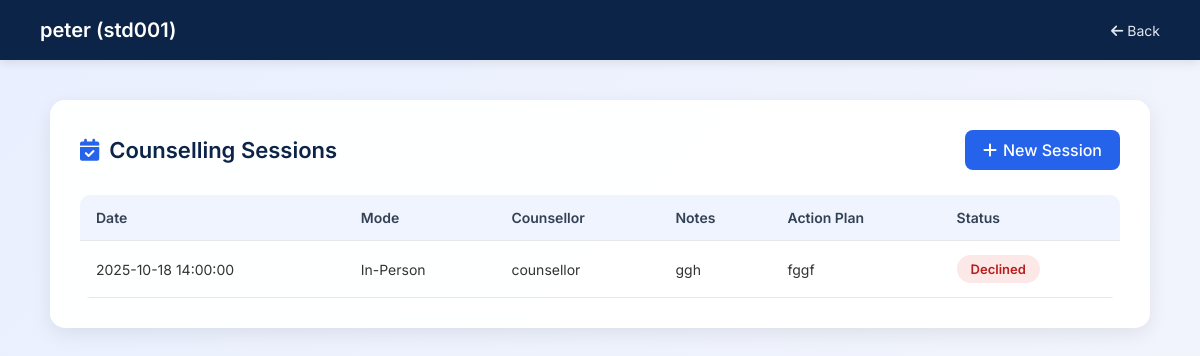
Before: /view_sessions.php?student_id=10 (signed in) with the older database file.
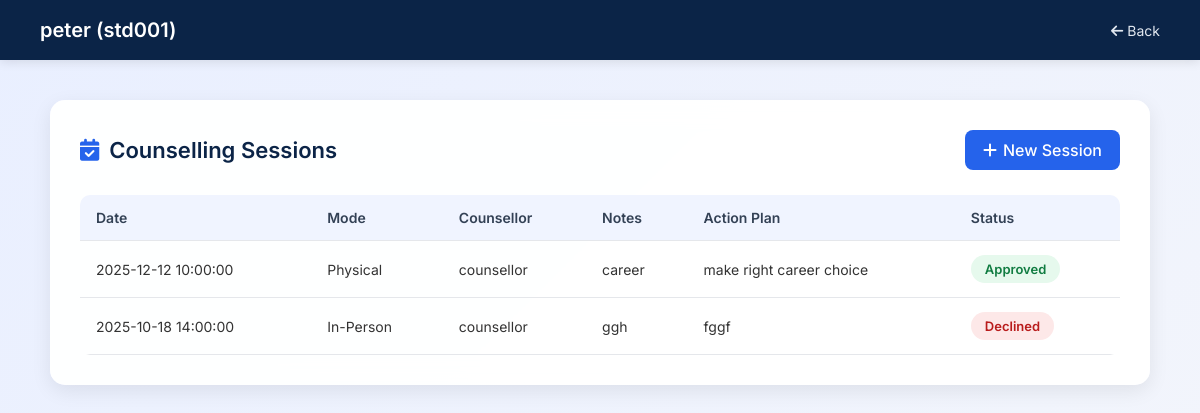
After: the same page with the newer database file.
### tables this page shows
CREATE TABLE `sessions` (
  `id` int(10) UNSIGNED NOT NULL,
  `student_id` int(10) UNSIGNED NOT NULL,
  `counsellor_id` int(10) UNSIGNED NOT NULL,
  `session_date` datetime NOT NULL,
  `mode` varchar(50) DEFAULT NULL,
  `notes` text DEFAULT NULL,
  `action_plan` text DEFAULT NULL,
  `status` varchar(50) DEFAULT 'Pending',
  `created_at` datetime DEFAULT current_timestamp(),
  `updated_at` datetime DEFAULT current_timestamp() ON UPDATE current_timestamp()
);

CREATE TABLE `users` (
  `id` int(10) UNSIGNED NOT NULL,
  `reg_no` varchar(50) DEFAULT NULL,
  `name` varchar(150) NOT NULL,
  `email` varchar(150) NOT NULL,
  `profile_pic` varchar(255) DEFAULT NULL,
  `password_hash` varchar(255) NOT NULL,
  `role` varchar(20) NOT NULL DEFAULT 'student',
  `status` varchar(20) NOT NULL DEFAULT 'pending',
  `created_at` timestamp NOT NULL DEFAULT current_timestamp()
);

### view_sessions.php (the view, shortened to what this page needs)
<?php
require 'db.php';
$student_id = $_GET['student_id'] ?? null;
$stmt = $pdo->prepare("SELECT name, reg_no FROM users WHERE id = ? AND role='student'");
$stmt->execute([$student_id]);
$student = $stmt->fetch(PDO::FETCH_ASSOC);
$stmt = $pdo->prepare("
    SELECT s.session_date, s.mode, u.name AS counsellor_name, s.notes, s.action_plan, s.status
    FROM sessions s
    JOIN users u ON s.counsellor_id = u.id
    WHERE s.student_id = ?
    ORDER BY s.session_date DESC
");
$stmt->execute([$student_id]);
$sessions = $stmt->fetchAll(PDO::FETCH_ASSOC);
?>
<!DOCTYPE html>
<html lang="en">
<head>
<link rel="stylesheet" href="https://cdnjs.cloudflare.com/ajax/libs/font-awesome/6.4.0/css/all.min.css">
</head>
<body>
<header>
    <h1><?= htmlspecialchars($student['name']) ?> (<?= htmlspecialchars($student['reg_no']) ?>)</h1>
    <a href="student.php" class="back"><i class="fa fa-arrow-left"></i> Back</a>
</header>
<main>
    <div class="top-bar">
        <div class="page-title"><i class="fa-solid fa-calendar-check"></i> Counselling Sessions</div>
        <a href="add_session.php?student_id=<?= $student_id ?>" class="add-session"><i class="fa fa-plus"></i> New Session</a>
    </div>
    <table>
        <thead>
            <tr>
                <th>Date</th>
                <th>Mode</th>
                <th>Counsellor</th>
                <th>Notes</th>
                <th>Action Plan</th>
                <th>Status</th>
            </tr>
        </thead>
        <tbody>
        <?php if ($sessions): ?>
            <?php foreach ($sessions as $s):
                $status = strtolower($s['status']);
            ?>
            <tr>
                <td><?= htmlspecialchars($s['session_date']) ?></td>
                <td><?= htmlspecialchars($s['mode']) ?></td>
                <td><?= htmlspecialchars($s['counsellor_name']) ?></td>
                <td><?= htmlspecialchars($s['notes']) ?></td>
                <td><?= htmlspecialchars($s['action_plan']) ?></td>
                <td><span class="status <?= $status ?>"><?= ucfirst($status) ?></span></td>
            </tr>
            <?php endforeach; ?>
        <?php else: ?>
            <tr><td colspan="6" class="empty">No sessions found for this student.</td></tr>
        <?php endif; ?>
        </tbody>
    </table>
</main>
</body>
</html>

Changed rows visible on the page:
added sessions: session_date "2025-12-12 10:00:00", mode "Physical", counsellor.name "counsellor", notes "career", action_plan "make right career choice", status "Approved"
